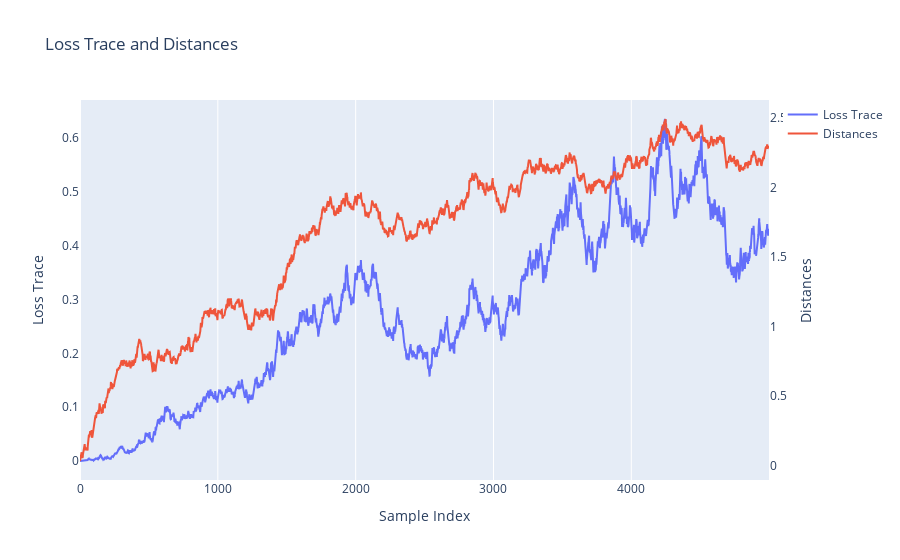

Notebook source saved alongside this figure:
### Code cell
fig = go.Figure()

# Add trace for loss_trace
fig.add_trace(
    go.Scatter(
        x=list(range(nsamples)),
        y=loss_trace,
        name="Loss Trace",
        yaxis="y1"
    )
)

# Add trace for distances
fig.add_trace(
    go.Scatter(
        x=list(range(nsamples)),
        y=distances,
        name="Distances",
        yaxis="y2"
    )
)

# Set layout for the graph
fig.update_layout(
    title="Loss Trace and Distances",
    xaxis_title="Sample Index",
    yaxis=dict(
        title="Loss Trace",
        side="left",
        showgrid=False,
        zeroline=False
    ),
    yaxis2=dict(
        title="Distances",
        side="right",
        overlaying="y",
        showgrid=False,
        zeroline=False
    )
)

# Show the graph
fig.show()

### Figure 1 — Plotly figure (JSON) as saved in the notebook; plotly's stock layout.template omitted (floating-point values rounded to 4 significant figures; data arrays with more than 128 entries replaced by an {"elided": "..."} marker saying what was removed)
{"data": [{"name": "Loss Trace", "type": "scatter", "x": {"elided": "5000 int values"}, "y": {"elided": "5000 float values"}, "yaxis": "y"}, {"name": "Distances", "type": "scatter", "x": {"elided": "5000 int values"}, "y": {"elided": "5000 float values"}, "yaxis": "y2"}], "layout": {"title": {"text": "Loss Trace and Distances"}, "xaxis": {"title": {"text": "Sample Index"}}, "yaxis": {"showgrid": false, "side": "left", "title": {"text": "Loss Trace"}, "zeroline": false}, "yaxis2": {"overlaying": "y", "showgrid": false, "side": "right", "title": {"text": "Distances"}, "zeroline": false}}}
